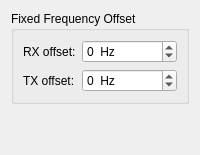
     <widget class="QWidget" name="offset_tab">
      <attribute name="title">
       <string>Offset</string>
      </attribute>
      <layout class="QVBoxLayout" name="verticalLayout_offset">
       <item>
        <widget class="QGroupBox" name="fixed_offset_group_box">
         <property name="title">
          <string>Fixed Frequency Offset</string>
         </property>
         <layout class="QFormLayout" name="formLayout_fixed_offset">
          <item row="0" column="0">
           <widget class="QLabel" name="fixed_rx_offset_label">
            <property name="text">
             <string>RX offset:</string>
            </property>
            <property name="buddy">
             <cstring>fixed_rx_offset_spin_box</cstring>
            </property>
           </widget>
          </item>
          <item row="0" column="1">
           <widget class="QSpinBox" name="fixed_rx_offset_spin_box">
            <property name="toolTip">
             <string>Fixed offset added to the RX frequency sent to the radio (Hz). Use for transverter IF offsets.</string>
            </property>
            <property name="suffix">
             <string>  Hz</string>
            </property>
            <property name="minimum">
             <number>-100000000</number>
            </property>
            <property name="maximum">
             <number>100000000</number>
            </property>
            <property name="singleStep">
             <number>1000</number>
            </property>
           </widget>
          </item>
          <item row="1" column="0">
           <widget class="QLabel" name="fixed_tx_offset_label">
            <property name="text">
             <string>TX offset:</string>
            </property>
            <property name="buddy">
             <cstring>fixed_tx_offset_spin_box</cstring>
            </property>
           </widget>
          </item>
          <item row="1" column="1">
           <widget class="QSpinBox" name="fixed_tx_offset_spin_box">
            <property name="toolTip">
             <string>Fixed offset added to the TX frequency sent to the radio (Hz). Use for transverter IF offsets.</string>
            </property>
            <property name="suffix">
             <string>  Hz</string>
            </property>
            <property name="minimum">
             <number>-100000000</number>
            </property>
            <property name="maximum">
             <number>100000000</number>
            </property>
            <property name="singleStep">
             <number>1000</number>
            </property>
           </widget>
          </item>
         </layout>
        </widget>
       </item>
       <item>
        <spacer name="offset_tab_spacer">
         <property name="orientation">
          <enum>Qt::Vertical</enum>
         </property>
         <property name="sizeHint" stdset="0">
          <size>
           <width>20</width>
           <height>40</height>
          </size>
         </property>
        </spacer>
       </item>
      </layout>
     </widget>
